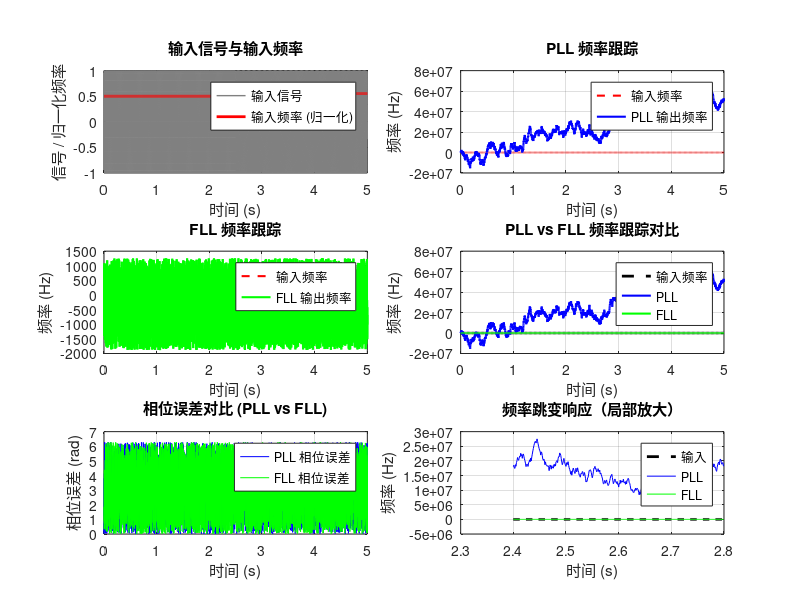

MATLAB code to generate this figure: (Note: this script raises an error after producing the figure.)
% FLL vs PLL 仿真对比
% 作者：AI 助手
% 环境：GNU Octave

clear; clc; close all;

%% 参数设置
Fs = 1000;            % 采样率 (Hz)
T = 1/Fs;             % 采样周期
t = 0:T:5;            % 时间向量 (5秒)
N = length(t);

% 输入信号：前2.5秒为 50Hz，后2.5秒跳变到 55Hz
f_in = [50*ones(1, floor(N/2)), 55*ones(1, N-floor(N/2))];
theta_in = cumsum(2*pi * f_in * T);  % 积分得到相位
u_in = sin(theta_in);               % 输入信号

%% 设计 PLL (二阶环路滤波器)
% 环路带宽和阻尼系数
Bw_pll = 10;          % PLL 带宽 (Hz)
zeta = 0.707;         % 阻尼系数
Kvco = 100;           % VCO 增益 (Hz/V)
Kd = 1;               % 鉴相器增益 (V/rad)

% 环路滤波器参数 (二阶)
a1 = (4 * Bw_pll * zeta) / (Kd * Kvco * T);
a2 = (4 * Bw_pll^2) / (Kd * Kvco * T);

% 初始化 PLL 状态
f_pll = zeros(1, N);
theta_pll = zeros(1, N);
integrated_error = 0;
phase_error = zeros(1, N);

for k = 2:N
    % 鉴相器：计算相位差 (使用反正切鉴相器近似)
    pd_output = atan2(sin(theta_in(k) - theta_pll(k-1)), cos(theta_in(k) - theta_pll(k-1)));
    phase_error(k) = pd_output;
    
    % 环路滤波器 (IIR 实现)
    integrated_error = integrated_error + a2 * phase_error(k);
    filter_output = a1 * phase_error(k) + integrated_error;
    
    % VCO：频率和相位更新
    f_pll(k) = filter_output * Kvco;
    theta_pll(k) = theta_pll(k-1) + 2*pi * f_pll(k) * T;
end

%% 设计 FLL (一阶锁频环)
% 使用频率误差检测（过零检测或鉴频器思想）
% 这里简化：用相位误差的导数估计频率误差
f_fll = zeros(1, N);
theta_fll = zeros(1, N);
fll_integrator = 0;
Kf = 0.5;  % FLL 环路增益

for k = 2:N
    % 估计频率误差：当前相位差与上一时刻相位差的变化率
    if k == 2
        freq_error = 0;
    else
        freq_error = (phase_error(k) - phase_error(k-1)) / T;
    end
    
    % FLL 积分器
    fll_integrator = fll_integrator + Kf * freq_error;
    
    % 输出频率
    f_fll(k) = fll_integrator;
    theta_fll(k) = theta_fll(k-1) + 2*pi * f_fll(k) * T;
end

%% 绘图对比

figure('Position', [100, 100, 1000, 800]);

% 子图1：输入信号与频率变化
subplot(3,2,1);
plot(t, u_in, 'Color', [0.5,0.5,0.5], 'LineWidth', 1);
hold on;
plot(t, f_in/100, 'r', 'LineWidth', 2);  % 归一化显示
xlabel('时间 (s)'); ylabel('信号 / 归一化频率');
title('输入信号与输入频率');
legend('输入信号', '输入频率 (归一化)');
grid on;

% 子图2：PLL 输出频率跟踪
subplot(3,2,2);
plot(t, f_in, 'r--', 'LineWidth', 1.5);
hold on;
plot(t, f_pll, 'b', 'LineWidth', 1.5);
xlabel('时间 (s)'); ylabel('频率 (Hz)');
title('PLL 频率跟踪');
legend('输入频率', 'PLL 输出频率');
grid on;

% 子图3：FLL 输出频率跟踪
subplot(3,2,3);
plot(t, f_in, 'r--', 'LineWidth', 1.5);
hold on;
plot(t, f_fll, 'g', 'LineWidth', 1.5);
xlabel('时间 (s)'); ylabel('频率 (Hz)');
title('FLL 频率跟踪');
legend('输入频率', 'FLL 输出频率');
grid on;

% 子图4：PLL vs FLL 频率响应对比
subplot(3,2,4);
plot(t, f_in, 'k--', 'LineWidth', 2);
hold on;
plot(t, f_pll, 'b', 'LineWidth', 1.5);
plot(t, f_fll, 'g', 'LineWidth', 1.5);
xlabel('时间 (s)'); ylabel('频率 (Hz)');
title('PLL vs FLL 频率跟踪对比');
legend('输入频率', 'PLL', 'FLL');
grid on;

% 子图5：相位误差对比
pll_phase_err = mod(theta_in - theta_pll, 2*pi);
fll_phase_err = mod(theta_in - theta_fll, 2*pi);

subplot(3,2,5);
plot(t, pll_phase_err, 'b', t, fll_phase_err, 'g');
xlabel('时间 (s)'); ylabel('相位误差 (rad)');
title('相位误差对比 (PLL vs FLL)');
legend('PLL 相位误差', 'FLL 相位误差');
grid on;

% 子图6：局部放大对比（频率跳变后）
idx_start = find(t >= 2.4, 1);
idx_end = find(t <= 2.8, 1, 'last');
subplot(3,2,6);
plot(t(idx_start:idx_end), f_in(idx_start:idx_end), 'k--', 'LineWidth', 2);
hold on;
plot(t(idx_start:idx_end), f_pll(idx_start:idx_end), 'b');
plot(t(idx_start:idx_end), f_fll(idx_start:idx_end), 'g');
xlabel('时间 (s)'); ylabel('频率 (Hz)');
title('频率跳变响应（局部放大）');
legend('输入', 'PLL', 'FLL');
grid on;

sgtitle('FLL 与 PLL 仿真对比');